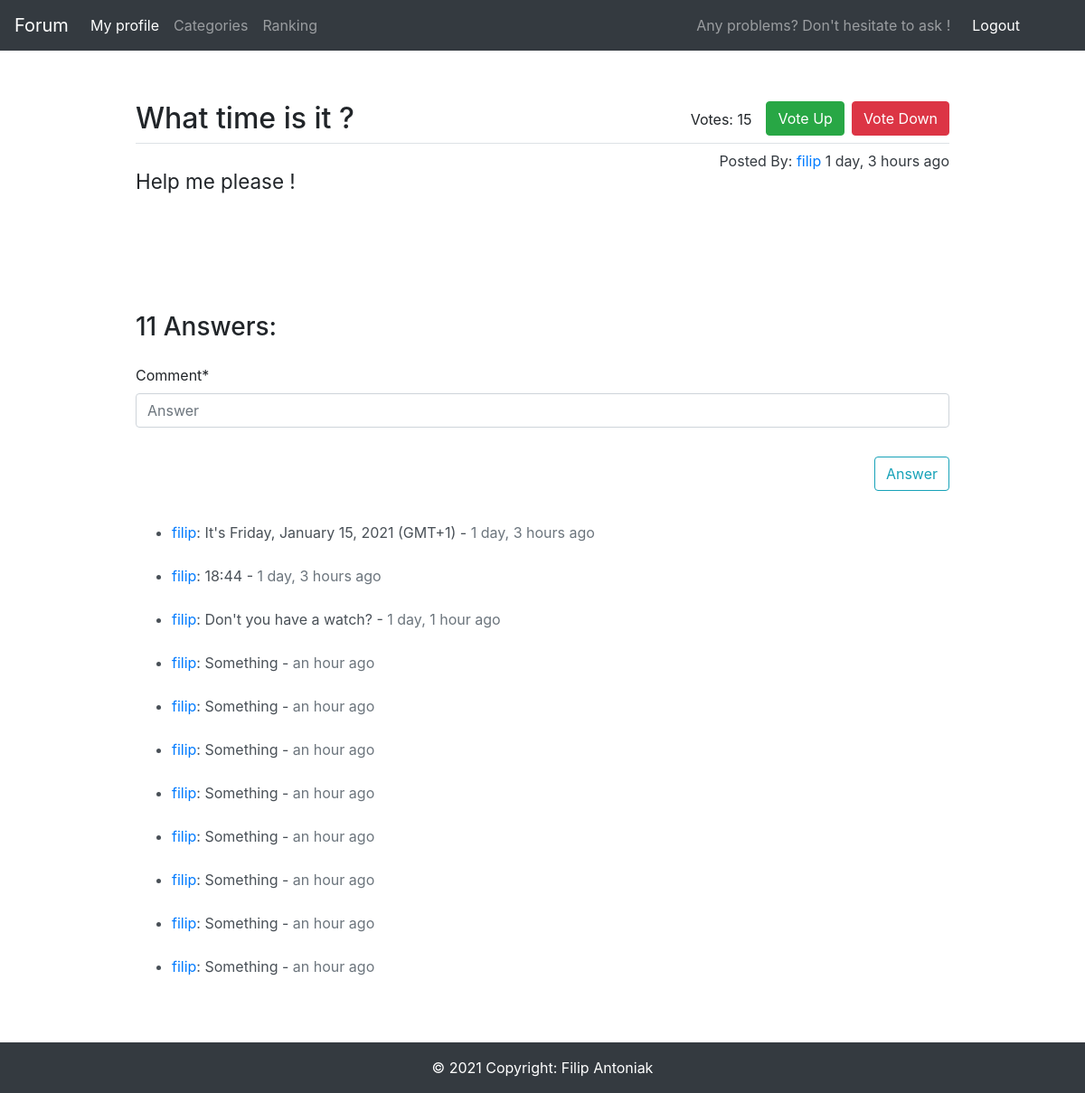
The app's page /20/ (signed in) with its own data.
### main/models.py (models this page shows, shortened)
class Question(models.Model):
    question_text = models.CharField(max_length=100)
    question_subtext = models.TextField(max_length=500)
    pub_date = models.DateTimeField('date published')
    user = models.ForeignKey(User, on_delete=models.CASCADE, default=User.objects.get(pk=1).pk)
    votes = models.IntegerField(default=0)
    def get_date(self):
        return humanize.naturaltime(self.pub_date)

class Comment(models.Model):
    question = models.ForeignKey(Question, on_delete=models.CASCADE, default=1)
    pub_date = models.DateTimeField('date published', default=return_date_time)
    comment_text = models.CharField(max_length=400)
    user = models.ForeignKey(User, on_delete=models.CASCADE, default=User.objects.get(pk=1).pk)
    def get_date(self):
        return humanize.naturaltime(self.pub_date)

### main/views.py (the view, shortened to what this page needs)
# urls.py: path('<int:pk>/', views.DetailView.as_view(), name='detail'),
class DetailView(generic.FormView, generic.DetailView):
    form_class = CreateCommentForm
    template_name = 'main/detail.html'
    def get_queryset(self):
        return Question.objects.filter(
            pub_date__lte=timezone.now()
        ).order_by('-pub_date')

### main/forms.py
class CreateCommentForm(forms.ModelForm):
    comment_text = forms.CharField(label='Comment',
                                   max_length=400,
                                   widget=forms.TextInput({"placeholder": "Answer"})
                                   )
    class Meta:
        model = Comment
        fields = ['comment_text']

### main/models.py (called while the page is built)
def return_date_time():
    now = timezone.now()
    return now + timezone.timedelta(days=1)

### main/templates/main/detail.html (shortened to what this page needs)
{% extends 'main/base.html' %}
{% block content %}
{% load crispy_forms_tags %}
<form action="{% url 'main:vote_down' question.id %}" method='GET'>
    <button type="submit" class="btn btn-danger float-right">Vote Down</button>
</form>
<form action="{% url 'main:vote_up' question.id %}" method='GET'>
    <button class="btn btn-success float-right mr-2">Vote Up</button>
</form>
<div class="float-right mr-3 mt-2">Votes: {{ question.votes }}</div>
<h2>{{ question.question_text }}</h2>
<a class="float-right" href="/profile/{{ question.user.username }}">
    <div class="text-dark mt-2">Posted By: <span class="text-primary">{{ question.user.username }}</span> {{ question.get_date }}</div>
</a>
<legend class="border-bottom"></legend>
<h3 class="w-75 mt-4 mb-5"><small>{{ question.question_subtext }}</small></h3>
<div class="mt-5 mb-5 p-3"></div>
{% if request.user.is_authenticated %}
    <h3 class="mt-5 mb-4">{{ question.comment_set.all.count }} Answers:</h3>
    <form method="POST">
        <fieldset class="form-group">
            {{ form|crispy }}
        </fieldset>
        <div class="form-group">
            <button class="btn btn-outline-info float-right" type="submit">Answer</button>
        </div>
        <small class="p-3"></small>
    </form>
{% else %}
    <h3 class="mt-5 mb-4">{{ question.comment_set.all.count }} Answers:
        <a class="float-right" href="/login/">
            <small class="text-primary mt-2">Login To Answer</small>
        </a>
    </h3>
{% endif %}
<ul class="mt-5">
    {% for comment in question.comment_set.all %}
    <li class="mt-2 list-group-item-action flex-column align-items-start mb-4">
        <a href="/profile/{{ comment.user.username }}" class="text-primary">{{ comment.user }}</a>: {{ comment.comment_text }} - <span class="text-secondary">{{ comment.get_date }}</span>
    </li>
    {% endfor %}
</ul>
<div class="p-3"></div>
    {% block footer-class %} position-absolute w-100 {% endblock %}
{% endblock %}

### records on screen
Question: votes "15", question_text "What time is it ?", user.username "filip", get_date "1 day, 3 hours ago", question_subtext "Help me please !", comment_set.all.count "11"
Comment: user "filip", comment_text "It's Friday, January 15, 2021 (GMT+1)", get_date "1 day, 3 hours ago"
Comment: user "filip", comment_text "18:44", get_date "1 day, 3 hours ago"
Comment: user "filip", comment_text "Don't you have a watch?", get_date "1 day, 1 hour ago"
Comment: user "filip", comment_text "Something", get_date "an hour ago"
Comment: user "filip", comment_text "Something", get_date "an hour ago"
Comment: user "filip", comment_text "Something", get_date "an hour ago"
Comment: user "filip", comment_text "Something", get_date "an hour ago"
Comment: user "filip", comment_text "Something", get_date "an hour ago"
Comment: user "filip", comment_text "Something", get_date "an hour ago"
Comment: user "filip", comment_text "Something", get_date "an hour ago"
Comment: user "filip", comment_text "Something", get_date "an hour ago"
